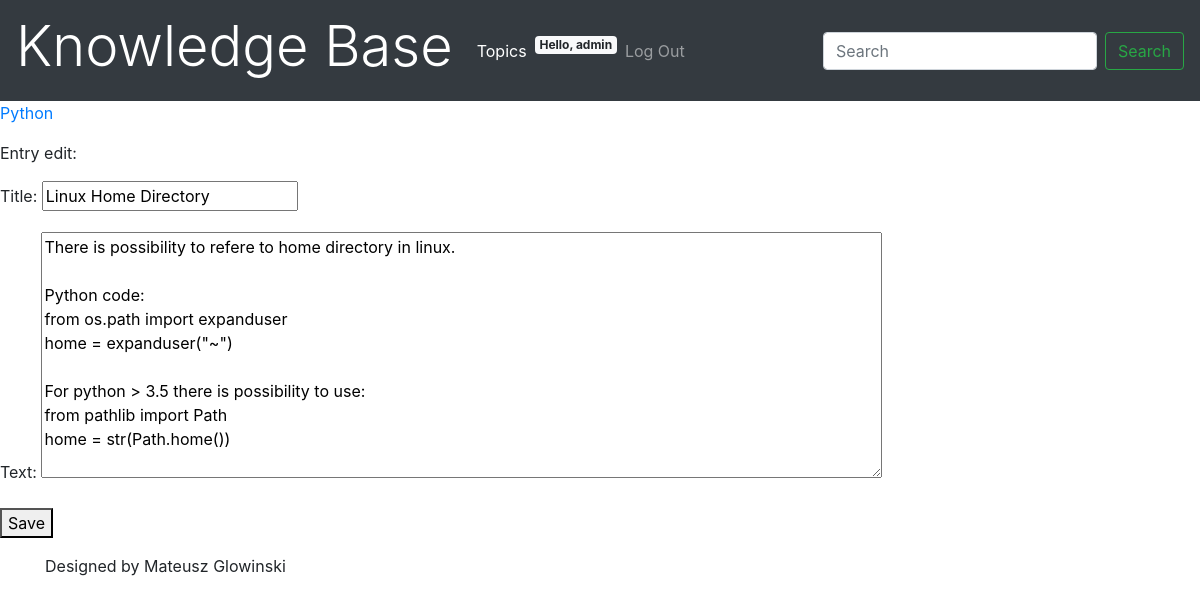
Screenshot of /edit_entry/1 (signed in) with the database file from the repository.
### learning_logs/models.py (models this page shows, shortened)
class Topic(models.Model):
    text = models.CharField(max_length=50) #miejsce do wprowadzenia tekstu. Konieczne jest okreslenie maksylamej dlugosci
    date_added = models.DateTimeField(auto_now_add=True) # pole do przechowywania daty i godziny. Parametr auto_now_add automatycznie przypisuje artykulowi bierzaca godzine poczas tworzenia
    def __str__(self):
        return self.text

class Entry(models.Model):
    topic = models.ForeignKey(Topic, on_delete=models.CASCADE, null=True)
    title = models.CharField(max_length=200, default = "Title")
    text = models.TextField()#Pole do wpisywania teksu nieograniczone
    date_added = models.DateTimeField(auto_now_add=True)
    '''
    Klasa Meta przechowywuje informacje dodatkowe przydatne podczas zarzadzania medelem
    '''
    class Meta:
        verbose_name_plural = 'entries'#Nazwa wyswietlana w panelu administratora

### learning_logs/views.py (the view)
# urls.py: url(r'^edit_entry/(?P<entry_id>\d+)', views.edit_entry, name='edit_entry'),
@login_required
def edit_entry(request, entry_id):
    entry = Entry.objects.get(id=entry_id)
    topic=entry.topic
    if request.method != 'POST':
        form = EntryForm(instance=entry) #Tworzy obiekt formularza z danymi z oniektu entry
    else:
        form = EntryForm(instance=entry, data=request.POST)
        if form.is_valid():
            form.save()
            return HttpResponseRedirect(reverse('learning_logs:topic', args=[topic.id]))
    context = {'entry' : entry, 'topic' : topic, 'form' : form}
    return render(request, 'learning_logs/edit_entry.html', context)

### learning_logs/forms.py
class EntryForm(forms.ModelForm):
    class Meta:
        model = Entry
        fields = ['title', 'text']
        labels = {'text' : 'Text', 'title' : 'Title'}
        widgets = {'text' : forms.Textarea(attrs={'cols':80})}

### learning_logs/templates/learning_logs/edit_entry.html (shortened to what this page needs)
{% extends "base.html" %}
{% block content  %}
<p><a href="{% url 'learning_logs:topic' topic.id %}">{{ topic }}</a></p>
<p>Entry edit:</p>
<form action="{% url 'learning_logs:edit_entry' entry.id %}" method='post'>
{{ form.as_p }}
<button name="submit">Save</button>
</form>
{% endblock  %}

### learning_logs/templates/base.html (shortened to what this page needs)
<html>
<head>
<link rel="stylesheet" href="https://stackpath.bootstrapcdn.com/bootstrap/4.1.3/css/bootstrap.min.css">
</head>
<body>
<nav class="navbar navbar-expand-lg navbar-dark navbar-static-top bg-dark">
  <a class="navbar-brand" href="{% url 'learning_logs:index' %}"><h4 class="display-4">Knowledge Base</h4></a>
  <div class="collapse navbar-collapse" id="navbarSupportedContent">
    <ul class="navbar-nav mr-auto">
      <li class="nav-item active">
           <a class="nav-link" href="{% url 'learning_logs:topics' %}">Topics</a>
      </li>
   {% if user.is_authenticated %}
       <li class="nav-item"><span class="badge badge-light">Hello, {{ user.username }}</span></li>
       <li class="nav-item"><a class="nav-link" href="{% url 'users:logout' %}">Log Out</a></li>
   {% else %}
     <li class="nav-item"><a class="nav-link" href="{% url 'users:login' %}">Login</a></li>
     <li class="nav-item"><a class="nav-link" href="{% url 'users:register' %}">Register</a></li>
   {% endif %}
    </ul>
    <form class="form-inline my-2 my-lg-0">
      <input class="form-control mr-sm-2" type="search" placeholder="Search" aria-label="Search">
      <button class="btn btn-outline-success my-2 my-sm-0" type="submit">Search</button>
    </form>
  </div>
</nav>
    <main role="main">
        {% block content  %}
        {% endblock  %}
    </main>
    <footer class="container">
      <p>Designed by Mateusz Glowinski</p>
    </footer>
</body>
</html>

### rows the page displays
Topic: text "Python"
Entry: title "Linux Home Directory", text "There is possibility to refere to home directory in linux. Python code: from os.path import expanduser home = expanduser(\"~\") For python > 3.5 there is possibility to use: from pathlib import Path home = str(Path.home())"

### other values shown
{{ user.username }} "admin"
